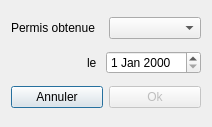
<?xml version="1.0" encoding="UTF-8"?>
<ui version="4.0">
 <class>DialogPermis</class>
 <widget class="QDialog" name="DialogPermis">
  <property name="geometry">
   <rect>
    <x>0</x>
    <y>0</y>
    <width>212</width>
    <height>127</height>
   </rect>
  </property>
  <property name="windowTitle">
   <string>Dialog</string>
  </property>
  <layout class="QVBoxLayout" name="verticalLayout">
   <item>
    <layout class="QHBoxLayout" name="horizontalLayout_2">
     <item>
      <widget class="QLabel" name="label">
       <property name="text">
        <string>Permis obtenue</string>
       </property>
      </widget>
     </item>
     <item>
      <widget class="QComboBox" name="comboBoxPermis"/>
     </item>
    </layout>
   </item>
   <item>
    <layout class="QHBoxLayout" name="horizontalLayout">
     <item>
      <spacer name="horizontalSpacer">
       <property name="orientation">
        <enum>Qt::Horizontal</enum>
       </property>
       <property name="sizeHint" stdset="0">
        <size>
         <width>37</width>
         <height>17</height>
        </size>
       </property>
      </spacer>
     </item>
     <item>
      <widget class="QLabel" name="label_2">
       <property name="text">
        <string>le </string>
       </property>
      </widget>
     </item>
     <item>
      <widget class="QDateEdit" name="dateEditPermis"/>
     </item>
    </layout>
   </item>
   <item>
    <layout class="QHBoxLayout" name="horizontalLayout_3">
     <item>
      <widget class="QPushButton" name="pushButtonAnnuler">
       <property name="text">
        <string>Annuler</string>
       </property>
      </widget>
     </item>
     <item>
      <widget class="QPushButton" name="pushButtonOk">
       <property name="enabled">
        <bool>false</bool>
       </property>
       <property name="text">
        <string>Ok</string>
       </property>
      </widget>
     </item>
    </layout>
   </item>
  </layout>
 </widget>
 <resources/>
 <connections/>
</ui>
